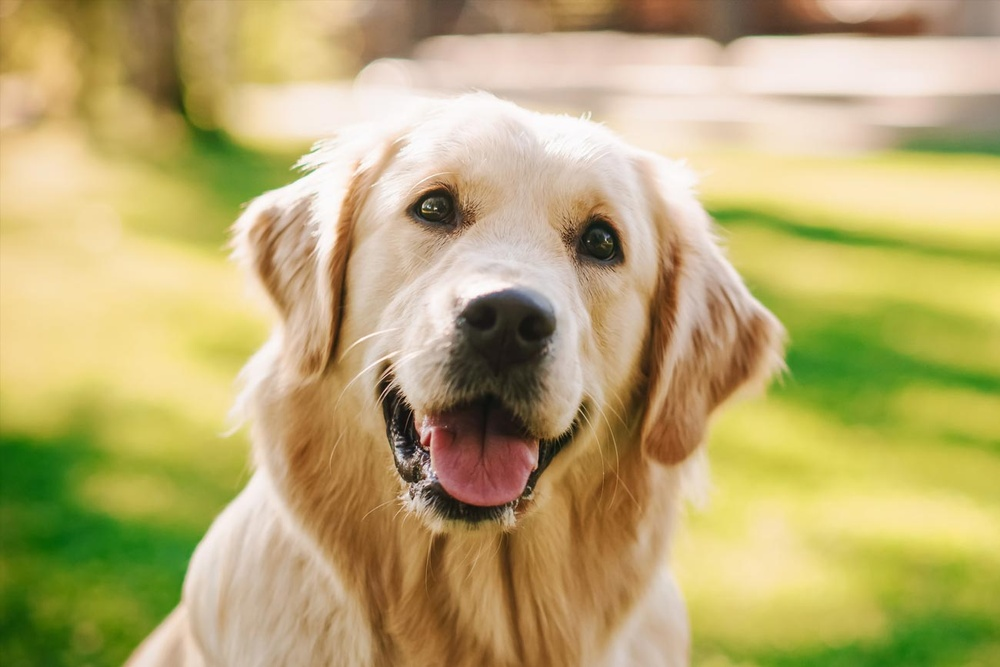
#> input picture perro.jpg, 1000 x 667 px, shrunk from 1300 x 867 before the run
$ jupyter execute Laboratorio1.ipynb
#> lines starting #> are read from the running program, lines starting #| are printed output that depends on the picture
[cell 1]
import cv2
import numpy as np
import matplotlib.pyplot as plt

### Problema 1
Desarrolle una funcion la cual reciba dos parametros, una imagen y un entero llamado color, la funcion debe devolver una imagen la cual tenga activos los canales de color segun los siguientes puntos:

Si el parametro color vale 1, la imagen debe mostrar activos ´unicamente el color azul. <br>
Si el parametro color vale 2, la imagen debe mostrar activos ´unicamente el color verde. <br>
Si el parametro color vale 3, la imagen debe mostrar activos ´unicamente el color rojo. <br>
Si el parametro color vale 10, la imagen debe mostrar activos ´unicamente los colores rojo y verde. <br>
Si el parametro color vale 20, la imagen debe mostrar activos ´unicamente los colores verde y azul. <br>
Si el parametro color vale 30, la imagen debe mostrar activos ´unicamente los colores azul y rojo. <br>

[cell 2]
def colores (imagen, color):
#> called with imagen = 'perro.jpg', color = 20
    img = cv2.imread(imagen, cv2.COLOR_BGR2RGB)
#> img is the input picture: shape (667, 1000, 3); mean B, G, R 113, 170.3, 185.3
    alto = img.shape[0]
#> alto = 667
    ancho = img.shape[1]
#> ancho = 1000

    mc = np.zeros((alto, ancho, 3))

    for i in range(0, alto):
        for j in range(0, ancho):
            pixel = img[i,j]

            blue = pixel[2]
            green = pixel[1]
            red = pixel[0]

            if color == 1:
                mc[i,j] = [0,0,blue]
            elif color == 2:
                mc[i,j] = [0,green,0]
            elif color == 3:
                mc[i,j] = [red,0,0]
            elif color == 10:
                mc[i,j] = [red,green,0]
            elif color == 20:
                mc[i,j] = [0,green,blue]
            elif color == 30:
                mc[i,j] = [red,0,blue]
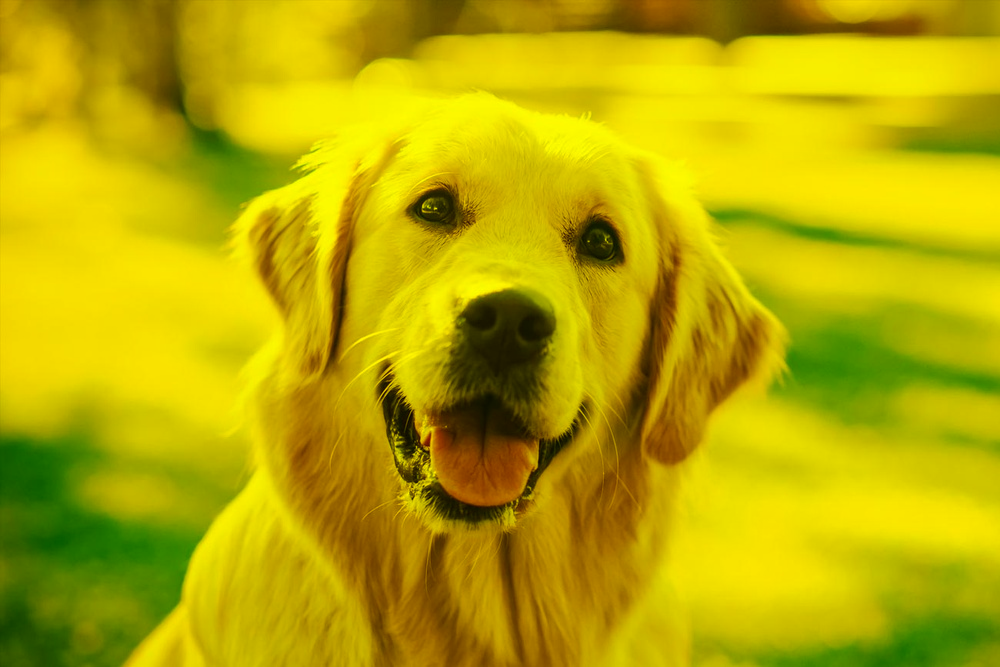
#> mc: shape (667, 1000, 3) float64; mean B, G, R 0, 170.3, 185.3

    cv2.imwrite("monocromo.jpg", mc)
    mc = cv2.imread("monocromo.jpg")
    mc = cv2.cvtColor(mc, cv2.COLOR_BGR2RGB)
    plt.imshow(mc)
    plt.show()

[cell 3]
img = "perro.jpg"
colores(img, 20)

### Problema 2
En el .zip del laboratorio se le compartio un conjunto de imagenes en escala de grises, estas imagenes fueron creadas utilizando una escala de grises en 3D, cree una funcion que dadas las 3 imagenes se construya la imagen original a color.

[cell 4]
def imagen_edg3d_rgb (edgazul, edgverde, edgrojo):
#> called with edgazul = 'perro_salida_gray_azul.jpg', edgverde = 'perro_salida_gray_verde.jpg', edgrojo = 'perro_salida_gray_rojo.jpg'
    gris_azul = cv2.imread(edgazul, cv2.IMREAD_GRAYSCALE)
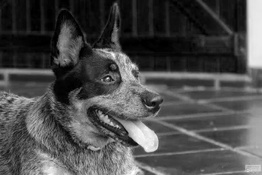
#> input picture perro_salida_gray_azul.jpg, 262 x 175 px, shrunk from 340 x 227 before the run
#> gris_azul is the input picture: shape (175, 262); min 0, max 255, mean 75.2
    gris_verde = cv2.imread(edgverde, cv2.IMREAD_GRAYSCALE)
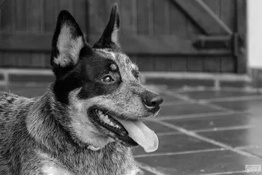
#> input picture perro_salida_gray_verde.jpg, 262 x 175 px, shrunk from 340 x 227 before the run
#> gris_verde is the input picture: shape (175, 262); min 0, max 249, mean 90.2
    gris_rojo = cv2.imread(edgrojo, cv2.IMREAD_GRAYSCALE)
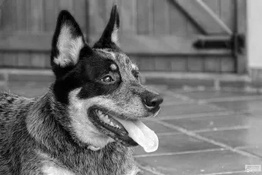
#> input picture perro_salida_gray_rojo.jpg, 262 x 175 px, shrunk from 340 x 227 before the run
#> gris_rojo is the input picture: shape (175, 262); min 0, max 255, mean 112.7

    alto = gris_azul.shape[0]
#> alto = 175
    ancho = gris_azul.shape[1]
#> ancho = 262

    rgb_new = np.zeros((alto, ancho, 3), dtype=np.uint8)
    rgb_new[:,:,0] =  gris_azul
    rgb_new[:,:,1] =  gris_verde
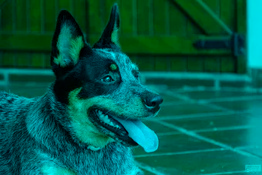
#> rgb_new: shape (175, 262, 3); mean of channels 0, 1, 2 75.2, 90.2, 0; drawn as B, G, R
    rgb_new[:,:,2] =  gris_rojo
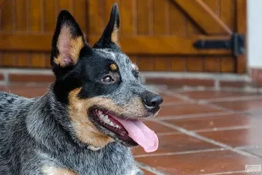
#> rgb_new: shape (175, 262, 3); mean of channels 0, 1, 2 75.2, 90.2, 112.7; drawn as B, G, R

    cv2.imwrite("rgb_nueva.jpg", rgb_new)

[cell 5]
gazul = "perro_salida_gray_azul.jpg"
gverde = "perro_salida_gray_verde.jpg"
grojo = "perro_salida_gray_rojo.jpg"

imagen_edg3d_rgb(gazul, gverde, grojo)

### Problema 3
Cree una funcion que dada una imagen cree una escala de grises en tres dimensiones, tome en cuenta que su funcion debe crear 3 imagenes como salida. Para entregar este ejercicio debe incluir una las imagenes que haya utilizado como prueba y el resultado de las misma, no puede utilizar la imagen del Problema #2.

[cell 6]
def escala_de_grises_3d(imagen):
#> called with imagen = 'perro.jpg'
    img = cv2.imread(imagen)

    azul = img[:,:,0]
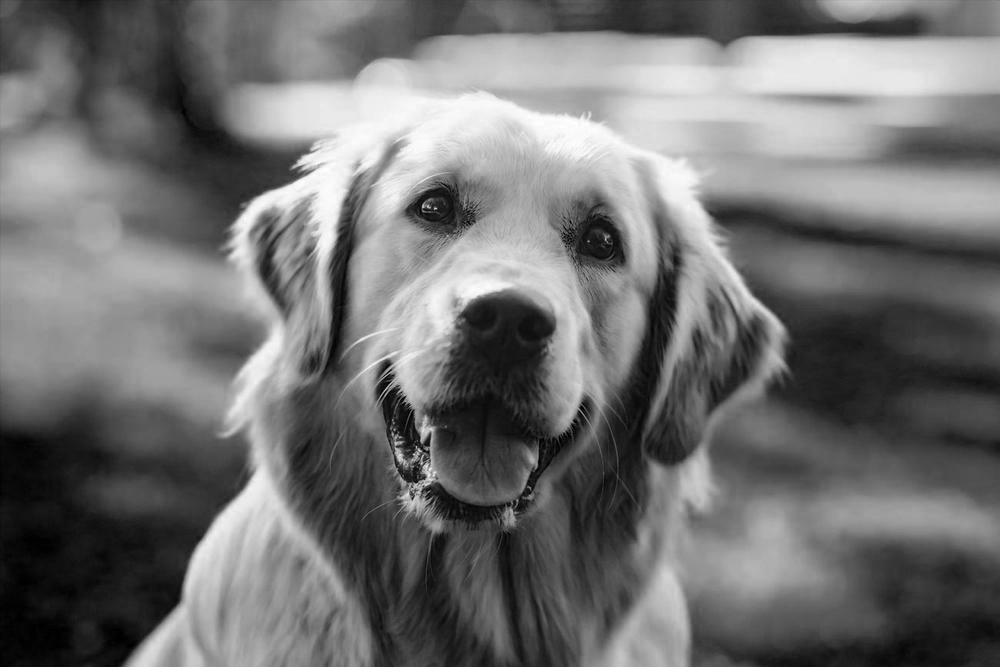
#> azul: shape (667, 1000); min 0, max 255, mean 113
    verde = img[:,:,1]
    rojo = img[:,:,2]
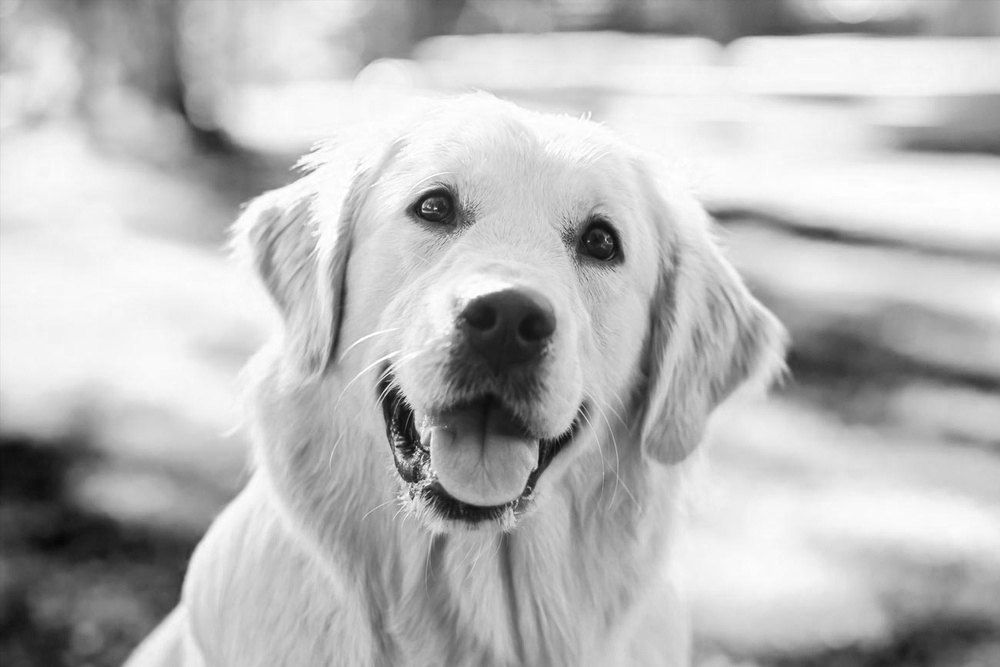
#> rojo: shape (667, 1000); min 6, max 255, mean 185.3

    edg_azul = cv2.cvtColor(azul, cv2.COLOR_GRAY2BGR)
    edg_verde = cv2.cvtColor(verde, cv2.COLOR_GRAY2BGR)
    edg_rojo = cv2.cvtColor(rojo, cv2.COLOR_GRAY2BGR)

    cv2.imwrite("edg_azul.jpg", edg_azul)
    cv2.imwrite("edg_verde.jpg", edg_verde)
    cv2.imwrite("edg_rojo.jpg", edg_rojo)

[cell 7]
string3 = "perro.jpg"
escala_de_grises_3d(string3)

### Problema 4
Cree una funcion que dada una imagen, muestre el histograma de cada canal de color y el de escala de grises (utilice un promedio aritmetico para su escala de grises, no puede usar funciones de opencv), sus histogramas deben incluir una lınea vertical la cual muestre el valor de la media
de la distribucion.

[cell 8]
def histogramas(imagen):
    histogramas = []
    medias = []

    for i in range(imagen.shape[2]):
        hist, _ = np.histogram(imagen[:, :, i], bins=256, range=[0, 256])
        media = np.mean(imagen[:, :, i])
        histogramas.append(hist)
        medias.append(media)
#> this loop made 3 passes
#> media on passes 1 to 3: 113, 170.3, 185.3
#> after the loop, histogramas = 3 items; medias = [113, 170.3, 185.3]

    imagen_edg = np.mean(imagen, axis=2).astype(np.uint8)
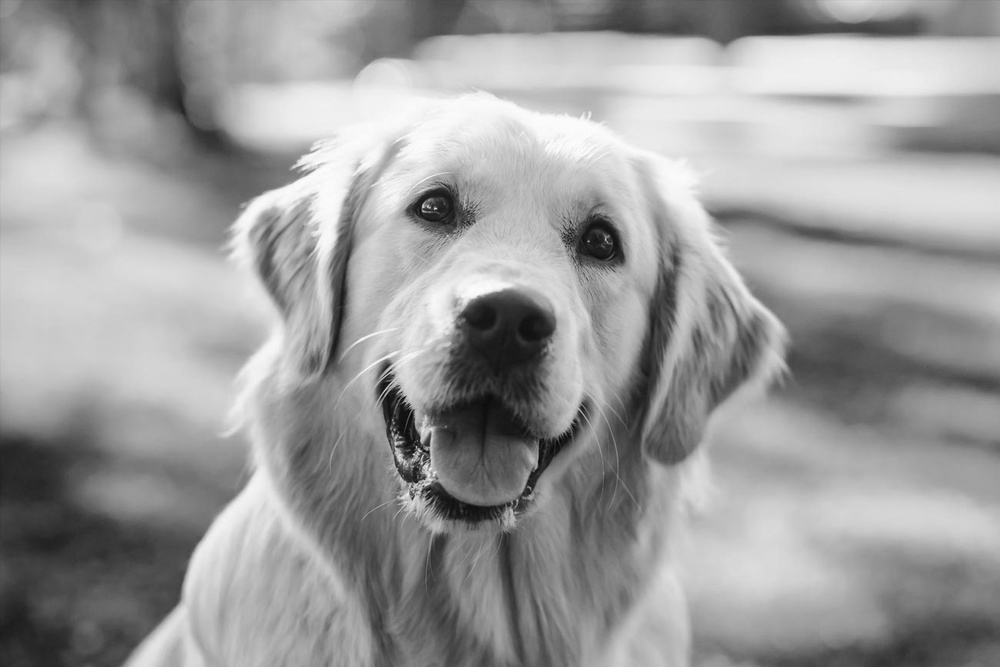
#> imagen_edg: shape (667, 1000); min 8, max 254, mean 155.9
    hist_edg, _ = np.histogram(imagen_edg, bins=256, range=[0, 256])
#> hist_edg = 256 values, max 6704 at index 203, min 0 at index 0, mean 2605.5
    media_edg = np.mean(imagen_edg)
#> media_edg = 155.9

    fig, c = plt.subplots(2, 2, figsize=(12, 8))
    c = c.ravel()

    colores = ['r', 'g', 'b']

    for i in range(3):
        c[i].plot(histogramas[i], color=colores[i])
        c[i].axvline(medias[i], color='black')
        if colores[i] == 'r':
            c[i].set_title('Histograma Rojo')
        elif colores[i] == 'g':
            c[i].set_title('Histograma Verde')
        elif colores[i] == 'b':
            c[i].set_title('Histograma Azul')
        c[i].set_xlim([0, 255])

    #escala de grises
    c[3].plot(hist_edg, color='gray')
    c[3].axvline(media_edg, color="black")
    c[3].set_title('Escala de Grises')
    c[3].set_xlim([0, 255])

    plt.show()
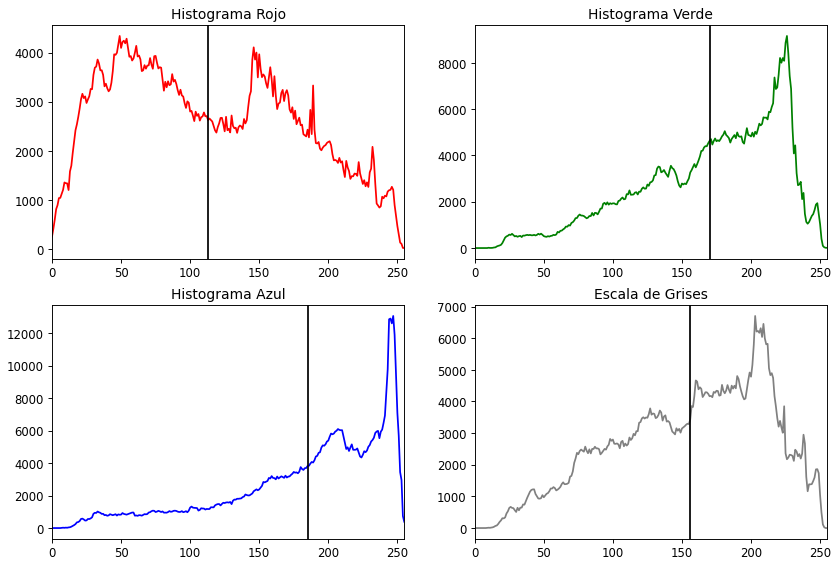
#> figure drawn by matplotlib, 4 panels; panel 1: curve peaks at x = 49, y = 4342; panel 2: curve peaks at x = 226, y = 9163; panel 3: curve peaks at x = 247, y = 13053; panel 4: curve peaks at x = 203, y = 6704
